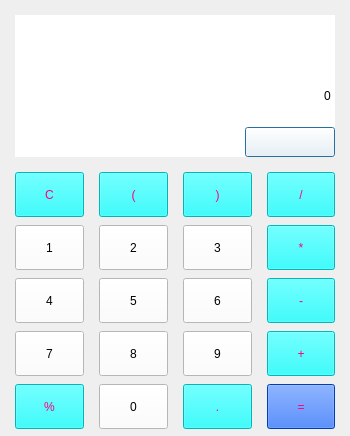
<?xml version="1.0" encoding="UTF-8"?>
<ui version="4.0">
 <class>Dialog</class>
 <widget class="QDialog" name="Dialog">
  <property name="geometry">
   <rect>
    <x>0</x>
    <y>0</y>
    <width>350</width>
    <height>436</height>
   </rect>
  </property>
  <property name="minimumSize">
   <size>
    <width>350</width>
    <height>436</height>
   </size>
  </property>
  <property name="maximumSize">
   <size>
    <width>350</width>
    <height>436</height>
   </size>
  </property>
  <property name="windowTitle">
   <string>계산기</string>
  </property>
  <property name="windowIcon">
   <iconset>
    <normaloff>../_image/icon.png</normaloff>../_image/icon.png</iconset>
  </property>
  <layout class="QGridLayout" name="gridLayout_3">
   <property name="leftMargin">
    <number>15</number>
   </property>
   <property name="topMargin">
    <number>15</number>
   </property>
   <property name="rightMargin">
    <number>15</number>
   </property>
   <property name="bottomMargin">
    <number>15</number>
   </property>
   <property name="spacing">
    <number>15</number>
   </property>
   <item row="0" column="0">
    <widget class="QWidget" name="widget" native="true">
     <property name="styleSheet">
      <string notr="true">background-color: rgb(255, 255, 255);</string>
     </property>
     <layout class="QGridLayout" name="gridLayout_2">
      <property name="leftMargin">
       <number>0</number>
      </property>
      <property name="topMargin">
       <number>0</number>
      </property>
      <property name="rightMargin">
       <number>0</number>
      </property>
      <property name="bottomMargin">
       <number>0</number>
      </property>
      <item row="0" column="0" colspan="2">
       <widget class="QLineEdit" name="q_lineEdit">
        <property name="minimumSize">
         <size>
          <width>0</width>
          <height>50</height>
         </size>
        </property>
        <property name="styleSheet">
         <string notr="true">font: 20pt &quot;나눔손글씨 펜&quot;;</string>
        </property>
        <property name="text">
         <string/>
        </property>
        <property name="frame">
         <bool>false</bool>
        </property>
        <property name="alignment">
         <set>Qt::AlignRight|Qt::AlignTrailing|Qt::AlignVCenter</set>
        </property>
       </widget>
      </item>
      <item row="1" column="0" colspan="2">
       <widget class="QLineEdit" name="a_lineEdit">
        <property name="minimumSize">
         <size>
          <width>0</width>
          <height>50</height>
         </size>
        </property>
        <property name="styleSheet">
         <string notr="true">font: 40pt &quot;나눔손글씨 펜&quot;;</string>
        </property>
        <property name="text">
         <string>0</string>
        </property>
        <property name="frame">
         <bool>false</bool>
        </property>
        <property name="alignment">
         <set>Qt::AlignRight|Qt::AlignTrailing|Qt::AlignVCenter</set>
        </property>
       </widget>
      </item>
      <item row="2" column="0">
       <spacer name="horizontalSpacer">
        <property name="orientation">
         <enum>Qt::Horizontal</enum>
        </property>
        <property name="sizeHint" stdset="0">
         <size>
          <width>221</width>
          <height>20</height>
         </size>
        </property>
       </spacer>
      </item>
      <item row="2" column="1">
       <widget class="QPushButton" name="del_pushButton">
        <property name="minimumSize">
         <size>
          <width>90</width>
          <height>30</height>
         </size>
        </property>
        <property name="text">
         <string/>
        </property>
       </widget>
      </item>
     </layout>
    </widget>
   </item>
   <item row="1" column="0">
    <layout class="QGridLayout" name="gridLayout">
     <item row="0" column="0">
      <widget class="QPushButton" name="reset_pushButton">
       <property name="minimumSize">
        <size>
         <width>0</width>
         <height>45</height>
        </size>
       </property>
       <property name="styleSheet">
        <string notr="true">background-color: rgb(0, 255, 255);
color: rgb(255, 0, 127);
font: 35pt &quot;나눔손글씨 펜&quot;;</string>
       </property>
       <property name="text">
        <string>C</string>
       </property>
      </widget>
     </item>
     <item row="0" column="1">
      <widget class="QPushButton" name="p_open_pushButton">
       <property name="minimumSize">
        <size>
         <width>0</width>
         <height>45</height>
        </size>
       </property>
       <property name="styleSheet">
        <string notr="true">background-color: rgb(0, 255, 255);
color: rgb(255, 0, 127);
font: 35pt &quot;나눔손글씨 펜&quot;;</string>
       </property>
       <property name="text">
        <string>(</string>
       </property>
      </widget>
     </item>
     <item row="0" column="2">
      <widget class="QPushButton" name="p_close_pushButton">
       <property name="minimumSize">
        <size>
         <width>0</width>
         <height>45</height>
        </size>
       </property>
       <property name="styleSheet">
        <string notr="true">background-color: rgb(0, 255, 255);
color: rgb(255, 0, 127);
font: 35pt &quot;나눔손글씨 펜&quot;;</string>
       </property>
       <property name="text">
        <string>)</string>
       </property>
      </widget>
     </item>
     <item row="0" column="3">
      <widget class="QPushButton" name="sign_pushButton_1">
       <property name="minimumSize">
        <size>
         <width>0</width>
         <height>45</height>
        </size>
       </property>
       <property name="styleSheet">
        <string notr="true">background-color: rgb(0, 255, 255);
color: rgb(255, 0, 127);
font: 35pt &quot;나눔손글씨 펜&quot;;</string>
       </property>
       <property name="text">
        <string>/</string>
       </property>
      </widget>
     </item>
     <item row="1" column="0">
      <widget class="QPushButton" name="num_pushButton_1">
       <property name="minimumSize">
        <size>
         <width>0</width>
         <height>45</height>
        </size>
       </property>
       <property name="styleSheet">
        <string notr="true">background-color: rgb(255, 255, 255);
font: 35pt &quot;나눔손글씨 펜&quot;;</string>
       </property>
       <property name="text">
        <string>1</string>
       </property>
      </widget>
     </item>
     <item row="1" column="1">
      <widget class="QPushButton" name="num_pushButton_2">
       <property name="minimumSize">
        <size>
         <width>0</width>
         <height>45</height>
        </size>
       </property>
       <property name="styleSheet">
        <string notr="true">background-color: rgb(255, 255, 255);
font: 35pt &quot;나눔손글씨 펜&quot;;</string>
       </property>
       <property name="text">
        <string>2</string>
       </property>
      </widget>
     </item>
     <item row="1" column="2">
      <widget class="QPushButton" name="num_pushButton_3">
       <property name="minimumSize">
        <size>
         <width>0</width>
         <height>45</height>
        </size>
       </property>
       <property name="styleSheet">
        <string notr="true">background-color: rgb(255, 255, 255);
font: 35pt &quot;나눔손글씨 펜&quot;;</string>
       </property>
       <property name="text">
        <string>3</string>
       </property>
      </widget>
     </item>
     <item row="1" column="3">
      <widget class="QPushButton" name="sign_pushButton_2">
       <property name="minimumSize">
        <size>
         <width>0</width>
         <height>45</height>
        </size>
       </property>
       <property name="styleSheet">
        <string notr="true">background-color: rgb(0, 255, 255);
color: rgb(255, 0, 127);
font: 35pt &quot;나눔손글씨 펜&quot;;</string>
       </property>
       <property name="text">
        <string>*</string>
       </property>
      </widget>
     </item>
     <item row="2" column="0">
      <widget class="QPushButton" name="num_pushButton_4">
       <property name="minimumSize">
        <size>
         <width>0</width>
         <height>45</height>
        </size>
       </property>
       <property name="styleSheet">
        <string notr="true">background-color: rgb(255, 255, 255);
font: 35pt &quot;나눔손글씨 펜&quot;;</string>
       </property>
       <property name="text">
        <string>4</string>
       </property>
      </widget>
     </item>
     <item row="2" column="1">
      <widget class="QPushButton" name="num_pushButton_5">
       <property name="minimumSize">
        <size>
         <width>0</width>
         <height>45</height>
        </size>
       </property>
       <property name="styleSheet">
        <string notr="true">background-color: rgb(255, 255, 255);
font: 35pt &quot;나눔손글씨 펜&quot;;</string>
       </property>
       <property name="text">
        <string>5</string>
       </property>
      </widget>
     </item>
     <item row="2" column="2">
      <widget class="QPushButton" name="num_pushButton_6">
       <property name="minimumSize">
        <size>
         <width>0</width>
         <height>45</height>
        </size>
       </property>
       <property name="styleSheet">
        <string notr="true">background-color: rgb(255, 255, 255);
font: 35pt &quot;나눔손글씨 펜&quot;;</string>
       </property>
       <property name="text">
        <string>6</string>
       </property>
      </widget>
     </item>
     <item row="2" column="3">
      <widget class="QPushButton" name="sign_pushButton_3">
       <property name="minimumSize">
        <size>
         <width>0</width>
         <height>45</height>
        </size>
       </property>
       <property name="styleSheet">
        <string notr="true">background-color: rgb(0, 255, 255);
color: rgb(255, 0, 127);
font: 35pt &quot;나눔손글씨 펜&quot;;</string>
       </property>
       <property name="text">
        <string>-</string>
       </property>
      </widget>
     </item>
     <item row="3" column="0">
      <widget class="QPushButton" name="num_pushButton_7">
       <property name="minimumSize">
        <size>
         <width>0</width>
         <height>45</height>
        </size>
       </property>
       <property name="styleSheet">
        <string notr="true">background-color: rgb(255, 255, 255);
font: 35pt &quot;나눔손글씨 펜&quot;;</string>
       </property>
       <property name="text">
        <string>7</string>
       </property>
      </widget>
     </item>
     <item row="3" column="1">
      <widget class="QPushButton" name="num_pushButton_8">
       <property name="minimumSize">
        <size>
         <width>0</width>
         <height>45</height>
        </size>
       </property>
       <property name="styleSheet">
        <string notr="true">background-color: rgb(255, 255, 255);
font: 35pt &quot;나눔손글씨 펜&quot;;</string>
       </property>
       <property name="text">
        <string>8</string>
       </property>
      </widget>
     </item>
     <item row="3" column="2">
      <widget class="QPushButton" name="num_pushButton_9">
       <property name="minimumSize">
        <size>
         <width>0</width>
         <height>45</height>
        </size>
       </property>
       <property name="styleSheet">
        <string notr="true">background-color: rgb(255, 255, 255);
font: 35pt &quot;나눔손글씨 펜&quot;;</string>
       </property>
       <property name="text">
        <string>9</string>
       </property>
      </widget>
     </item>
     <item row="3" column="3">
      <widget class="QPushButton" name="sign_pushButton_4">
       <property name="minimumSize">
        <size>
         <width>0</width>
         <height>45</height>
        </size>
       </property>
       <property name="styleSheet">
        <string notr="true">background-color: rgb(0, 255, 255);
color: rgb(255, 0, 127);
font: 35pt &quot;나눔손글씨 펜&quot;;</string>
       </property>
       <property name="text">
        <string>+</string>
       </property>
      </widget>
     </item>
     <item row="4" column="0">
      <widget class="QPushButton" name="per_pushButton">
       <property name="minimumSize">
        <size>
         <width>0</width>
         <height>45</height>
        </size>
       </property>
       <property name="styleSheet">
        <string notr="true">background-color: rgb(0, 255, 255);
color: rgb(255, 0, 127);
font: 35pt &quot;나눔손글씨 펜&quot;;</string>
       </property>
       <property name="text">
        <string>%</string>
       </property>
      </widget>
     </item>
     <item row="4" column="1">
      <widget class="QPushButton" name="num_pushButton_0">
       <property name="minimumSize">
        <size>
         <width>0</width>
         <height>45</height>
        </size>
       </property>
       <property name="styleSheet">
        <string notr="true">background-color: rgb(255, 255, 255);
font: 35pt &quot;나눔손글씨 펜&quot;;</string>
       </property>
       <property name="text">
        <string>0</string>
       </property>
      </widget>
     </item>
     <item row="4" column="2">
      <widget class="QPushButton" name="dot_pushButton">
       <property name="minimumSize">
        <size>
         <width>0</width>
         <height>45</height>
        </size>
       </property>
       <property name="styleSheet">
        <string notr="true">background-color: rgb(0, 255, 255);
color: rgb(255, 0, 127);
font: 35pt &quot;나눔손글씨 펜&quot;;</string>
       </property>
       <property name="text">
        <string>.</string>
       </property>
      </widget>
     </item>
     <item row="4" column="3">
      <widget class="QPushButton" name="result_pushButton">
       <property name="minimumSize">
        <size>
         <width>0</width>
         <height>45</height>
        </size>
       </property>
       <property name="styleSheet">
        <string notr="true">background-color: rgb(0, 85, 255);
color: rgb(255, 0, 127);
font: 35pt &quot;나눔손글씨 펜&quot;;</string>
       </property>
       <property name="text">
        <string>=</string>
       </property>
      </widget>
     </item>
    </layout>
   </item>
  </layout>
 </widget>
 <resources/>
 <connections/>
</ui>
